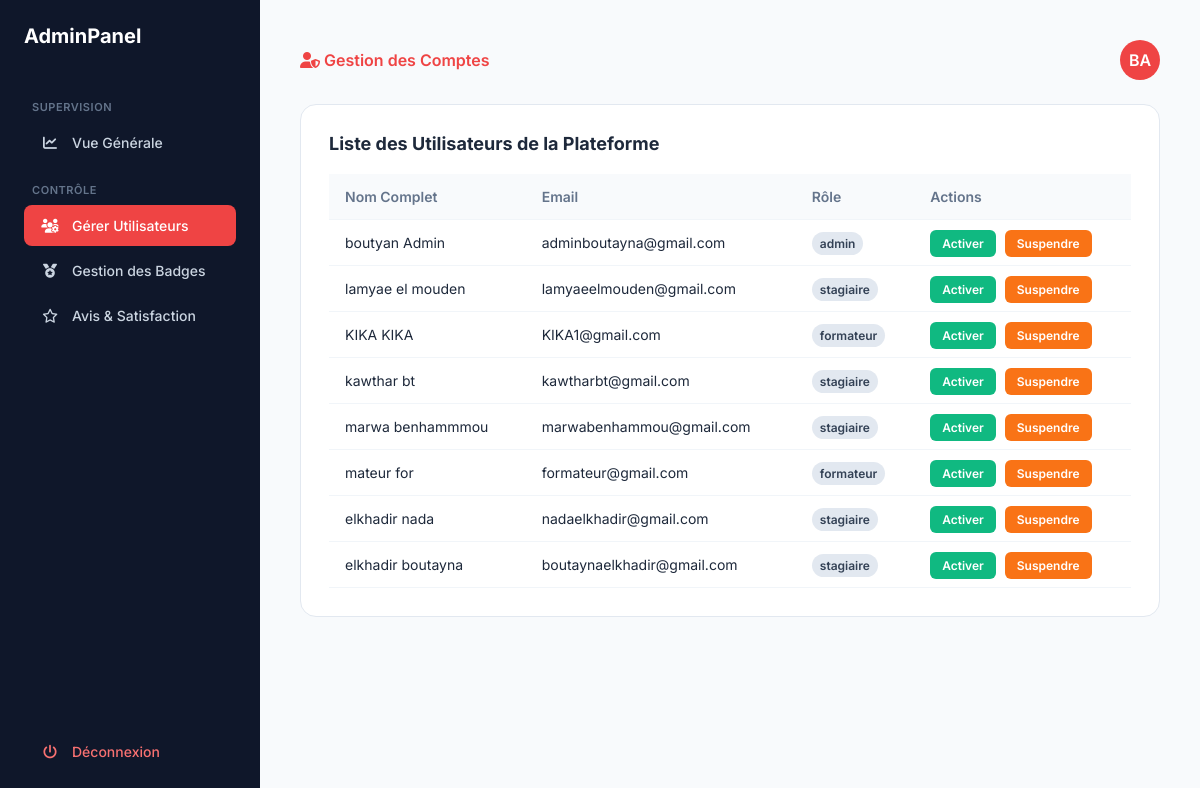
Screenshot of /gestion_utilisateurs.php (signed in) with the database file from the repository.
### tables this page shows
CREATE TABLE `utilisateur` (
  `id_utilisateur` int NOT NULL,
  `nom_uti` varchar(50) DEFAULT NULL,
  `prenom_uti` varchar(50) DEFAULT NULL,
  `email_uti` varchar(100) DEFAULT NULL,
  `pwd_uti` varchar(255) DEFAULT NULL,
  `role` enum('stagiaire','formateur','admin') DEFAULT NULL,
  `photo` varchar(255) DEFAULT 'default.png',
  `is_verified` tinyint(1) DEFAULT '0'
);

### gestion_utilisateurs.php (the view, shortened to what this page needs)
<?php
require_once 'config.php';
$userId = $_SESSION['user_id'];
try {
    $queryUser = $pdo->prepare("SELECT * FROM utilisateur WHERE id_utilisateur = :id");
    $queryUser->execute(['id' => $userId]);
    $user = $queryUser->fetch();
    $initials = strtoupper(substr($user['prenom_uti'], 0, 1) . substr($user['nom_uti'], 0, 1));
    $stmtUsers = $pdo->query("SELECT * FROM utilisateur ORDER BY id_utilisateur DESC");
    $utilisateurs = $stmtUsers->fetchAll();
} catch (Exception $e) {
    echo "Erreur Database : " . $e->getMessage();
    exit();
}
?>
<!DOCTYPE html>
<html lang="fr">
<head>
    <link rel="stylesheet" href="https://cdnjs.cloudflare.com/ajax/libs/font-awesome/6.4.0/css/all.min.css">
</head>
<body>
    <aside class="sidebar">
        <h1>AdminPanel</h1>
        <p class="menu-title">SUPERVISION</p>
        <nav>
            <a href="dashboard_admin.php" class="menu-item"><i class="fas fa-chart-line"></i> <span>Vue Générale</span></a>
            <p class="menu-title">CONTRÔLE</p>
            <a href="gestion_utilisateurs.php" class="menu-item active"><i class="fas fa-users-cog"></i> <span>Gérer Utilisateurs</span></a>
            <a href="gestion_badges.php" class="menu-item"><i class="fas fa-medal"></i> <span>Gestion des Badges</span></a>
            <a href="satisfaction.php" class="menu-item"><i class="far fa-star"></i> <span>Avis & Satisfaction</span></a>
        </nav>
        <div style="margin-top: auto;">
            <a href="logout.php" class="menu-item" style="color: #f87171;"><i class="fas fa-power-off"></i> <span>Déconnexion</span></a>
        </div>
    </aside>
    <main class="main">
        <header>
            <div style="font-weight: 600; color: var(--primary);"><i class="fas fa-user-shield"></i> Gestion des Comptes</div>
            <div class="avatar-top"><?php echo $initials; ?></div>
        </header>
        <div class="content-box">
            <h2 class="section-title">Liste des Utilisateurs de la Plateforme</h2>
            <div class="table-container">
                <table>
                    <thead>
                        <tr>
                            <th>Nom Complet</th>
                            <th>Email</th>
                            <th>Rôle</th>
                            <th>Actions</th>
                        </tr>
                    </thead>
                    <tbody>
                        <?php foreach ($utilisateurs as $u): ?>
                        <tr>
                            <td><?php echo htmlspecialchars($u['prenom_uti'] . ' ' . $u['nom_uti']); ?></td>
                            <td><?php echo htmlspecialchars($u['email_uti']); ?></td>
                            <td><span class="role-badge"><?php echo htmlspecialchars($u['role']); ?></span></td>
                            <td>
                                <a href="gestion_utilisateurs.php?action=activer&id_user=<?php echo $u['id_utilisateur']; ?>" class="btn-action-active">Activer</a>
                                <a href="gestion_utilisateurs.php?action=suspendre&id_user=<?php echo $u['id_utilisateur']; ?>" class="btn-action-suspend">Suspendre</a>
                            </td>
                        </tr>
                        <?php endforeach; ?>
                    </tbody>
                </table>
            </div>
        </div>
    </main>
</body>
</html>

### gestion_utilisateurs.php (style rules this page uses)
:root { --sidebar-bg: #0f172a; --primary: #ef4444; --main-bg: #f8fafc; --border: #e2e8f0; --text-main: #1e293b; --text-muted: #64748b; }
* { box-sizing: border-box; margin: 0; padding: 0; }
body { display: flex; background: var(--main-bg); font-family: 'Inter', sans-serif; min-height: 100vh; color: var(--text-main); }
.sidebar { width: 260px; background: var(--sidebar-bg); color: white; padding: 24px; display: flex; flex-direction: column; flex-shrink: 0; }
.sidebar h1 { font-size: 20px; font-weight: 700; margin-bottom: 32px; color: #ffffff; }
.menu-title { font-size: 11px; color: #64748b; text-transform: uppercase; letter-spacing: 0.05em; margin: 20px 0 8px 8px; font-weight: 600; }
.menu-item { display: flex; align-items: center; text-decoration: none; color: #cbd5e1; padding: 12px 16px; border-radius: 8px; margin-bottom: 4px; font-size: 14px; font-weight: 500; transition: all 0.2s; }
.menu-item i { margin-right: 12px; width: 20px; text-align: center; }
.menu-item:hover, .menu-item.active { background: var(--primary); color: white; }
.main { flex: 1; padding: 40px; display: flex; flex-direction: column; gap: 24px; overflow-y: auto; }
header { display: flex; justify-content: space-between; align-items: center; }
.avatar-top { width: 40px; height: 40px; background: var(--primary); color: white; border-radius: 50%; display: flex; align-items: center; justify-content: center; font-weight: 600; }
.content-box { background: white; border-radius: 16px; border: 1px solid var(--border); padding: 28px; }
.section-title { font-size: 18px; font-weight: 700; color: #1e293b; margin-bottom: 20px; }
.table-container { overflow-x: auto; }
table { width: 100%; border-collapse: collapse; text-align: left; }
th, td { padding: 14px 16px; border-bottom: 1px solid #f1f5f9; font-size: 14px; }
th { color: var(--text-muted); font-weight: 600; background: #f8fafc; }
.btn-action-active { background: #10b981; padding: 6px 12px; border: none; border-radius: 6px; color: white; text-decoration: none; font-size: 12px; font-weight: 600; margin-right: 5px; }
.btn-action-suspend { background: #f97316; padding: 6px 12px; border: none; border-radius: 6px; color: white; text-decoration: none; font-size: 12px; font-weight: 600; }
.role-badge { padding: 4px 8px; border-radius: 12px; font-size: 12px; font-weight: 600; background: #e2e8f0; color: #334155; }

### rows the page displays
utilisateur: initials "BA", prenom_uti+nom_uti "boutyan Admin", email_uti "adminboutayna@gmail.com", role "admin"
utilisateur: prenom_uti+nom_uti "lamyae el mouden", email_uti "lamyaeelmouden@gmail.com", role "stagiaire"
utilisateur: prenom_uti+nom_uti "KIKA KIKA", email_uti "KIKA1@gmail.com", role "formateur"
utilisateur: prenom_uti+nom_uti "kawthar bt", email_uti "kawtharbt@gmail.com", role "stagiaire"
utilisateur: prenom_uti+nom_uti "marwa benhammmou", email_uti "marwabenhammou@gmail.com", role "stagiaire"
utilisateur: prenom_uti+nom_uti "mateur for", email_uti "formateur@gmail.com", role "formateur"
utilisateur: prenom_uti+nom_uti "elkhadir nada", email_uti "nadaelkhadir@gmail.com", role "stagiaire"
utilisateur: prenom_uti+nom_uti "elkhadir boutayna", email_uti "boutaynaelkhadir@gmail.com", role "stagiaire"
